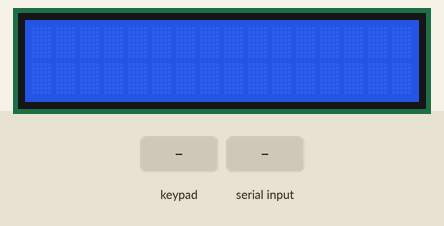
The sketch below on a simulated Arduino Mega 2560, built with avr-gcc and run on an emulated ATmega2560. Shown: 16×2 character LCD. The inputs (shaded band) are chosen by the test bench. What the sketch prints to the serial monitor is not drawn.

Above: at 1.2 s.
1.3 s: key 'A' pressed
At 3.1 s:
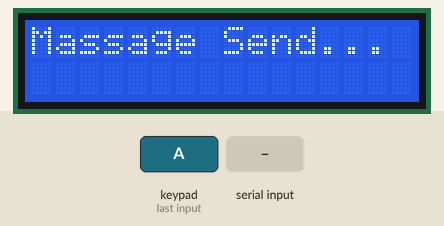
4.3 s: "B\n" received over the second serial link
At 4.6 s:
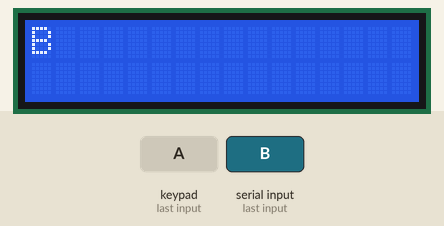
5.8 s: "A\n" received over the second serial link
At 6.9 s:
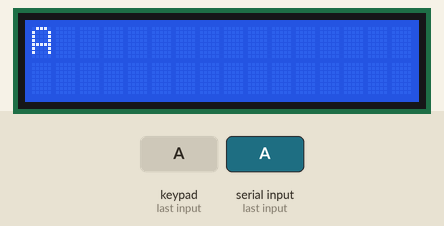
7.3 s: keypad keys 1 3 9 7 A pressed 0.4 s apart
At 8.1 s:
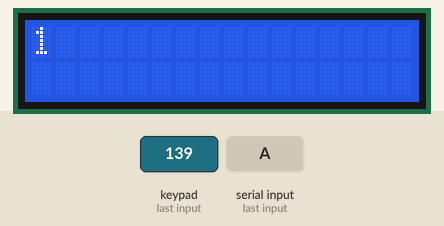
11.4 s: "0\n" received over the second serial link
At 12.4 s:
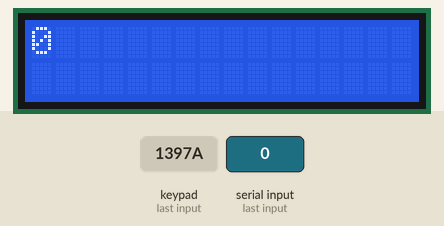
12.9 s: key 'B' pressed
At 13.6 s:
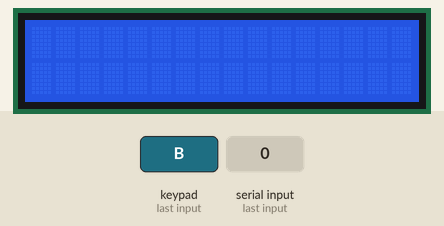
Timing chart, 0 to 15.4 s (numbered marks = the images above; inputs shaded):
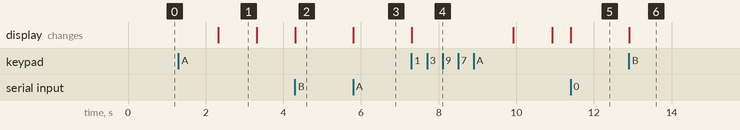

Measured:
- after the input at 1.3 s, the display: changes after 1.0 s (image 1)
- after the input at 4.3 s, the display: changes at once (image 2)
- after the input at 5.8 s, the display: changes at once (image 3)
- after the input at 7.3 s, the display: changes at once (image 4)
- after the input at 11.4 s, the display: changes at once (image 5)
- after the input at 12.9 s, the display: changes at once (image 6)
- what the display in image 1 shows lasts 1.0 s, from 2.3 s to 3.3 s

The sketch:

v5.ino
```cpp
#include <Wire.h>
#include <LiquidCrystal_I2C.h>
#define BACKLIGHT_PIN  13


LiquidCrystal_I2C lcd(0x27, 2, 1, 0, 4, 5, 6, 7, 3, POSITIVE); // Set the LCD I2C address


#include <Keypad.h>

const byte ROWS = 4; //four rows
const byte COLS = 4; //four columns
//define the cymbols on the buttons of the keypads
char hexaKeys[ROWS][COLS] = {
  {'1', '2', '3', 'A'},
  {'4', '5', '6', 'B'},
  {'7', '8', '9', 'C'},
  {' ', '0', '#', 'E'}
};
byte rowPins[ROWS] = {2, 3, 4, 5}; //connect to the row pinouts of the keypad
byte colPins[COLS] = {6, 7, 8, 9}; //connect to the column pinouts of the keypad

//initialize an instance of class NewKeypad
Keypad customKeypad = Keypad( makeKeymap(hexaKeys), rowPins , colPins, ROWS, COLS);

int data_count = 0;
char Data[32] = "";
int AUX = 11;
int isMsgDisplay = 0;
int isTypingMsg = 0;
long previous = 0;
unsigned long currentMillis = 0;
void setup() {

  pinMode(AUX, INPUT);
  lcd.begin(16, 2);
  lcd.backlight();
  Serial.begin(9600);
  Serial2.begin(57600);
  Serial3.begin(9600);

  currentMillis = millis();
}


bool pqr = true;

void loop() {
  // int AUXState = digitalRead(AUX);


  int  n = 0;

  while (Serial2.available())
  {
    if (isTypingMsg == 1) {
      isTypingMsg = 0;
      clearDisplayRemainPart(0);
    }
    char x = Serial2.read();
    //Serial.print(x);
    //if massage  reserved should display only the massage  is reserved
    if (x == '@') {
      clearDisplayRemainPart(n);
      isMsgDisplay = 1;
    }
    //delay(2);
    //Serial.print("t");
    if (isAlphaNumeric(x) || (x == ' ')) {
      Serial.print(x);
      if (n <= 15) {
        lcd.setCursor(n, 0);
      }
      else {

        lcd.setCursor(n - 16, 1);
      }
      // lcd.setCursor(n, 0);
      n++;
      lcd.print(x);
    }
  }
  char customKey = customKeypad.getKey();
  if (customKey) {
    //delete char at a time
    if (customKey == 'B') {
      Serial.println("delete");
      Serial.print("A datacount=");
      Serial.println(data_count);
      if (data_count > 0) {
        data_count = data_count - 1;
      }
      if (data_count < 16) {
        lcd.setCursor(data_count, 0);
        lcd.print(" ");
        Data[data_count] = '\0';

      }
      else {
        lcd.setCursor(data_count - 16, 1);
        lcd.print(" ");
        Data[data_count] = '\0';
      }
    }
    else if (customKey == 'A') {
      send();
      data_count = 0;
      lcd.clear();
      lcd.setCursor(0, 0);
      lcd.print("Massage Send...");
      delay(1000);
      lcd.clear();
    }
    else {
      if (isMsgDisplay == 1) {
        isMsgDisplay = 0;
        isTypingMsg = 1;
        clearDisplayRemainPart(0);
        data_count = 0;
      }

      if (customKey == '1') {
        bool s = true;
        int count = 0;
        char tes[4] = {'1', 'a', 'b', 'c'};

        while (s) {
          char tempkey = customKeypad.getKey();
          if (tempkey == '1') {
            count = (count + 1) % 4;
          }
         // Serial.println(tes[count]);
          printLcdDisplay(tes[count], data_count);
          //customKey = tes[sa];
          currentMillis = millis();
          if (currentMillis - previous > 3000) {
            s = false;
            previous = currentMillis;
          }
          currentMillis = millis();
        }
        data_count++;
      }
    }
  }
}

void send() {
  Serial.print("@@##send funtion");
  Serial.println(Data);

  //Serial2.print(Data);
  for (int i = 0; i < 32; i++) {
    if (Data[i] != '\0') {
      if (i != 31) {
        if ( Data[i + 1] == '\0') {
          //@ mark for no next data
          char send[2] = {Data[i], '@'};
          Serial2.print(send[0]);
          Serial2.print(send[1]);

        }
        else {
          //$ mark for massage not end
          char send[2] = {Data[i], '$'};
          Serial2.print(send[0]);
          Serial2.print(send[1]);
        }
      }
      else {
        //@ mark for no next data
        char send[2] = {Data[i], '@'};
        Serial2.print(send[0]);
        Serial2.print(send[1]);
      }

    }
  }
  //Serial3.println(Data);//--------
  //Serial3.end();//-------
  Serial2.end();
  delay(300);
  Serial2.begin(57600);
  //Serial3.begin(9600);//----------
  delay(700);
  for (int i = 0; i < 32; i++) {
    Data[i] = '\0';
  }
}

void clearDisplayRemainPart(int coloum) {
  for (int i = coloum; i < 32; i++) {
    if (i <= 15) {
      lcd.setCursor(i, 0);
    }
    else {
      lcd.setCursor(i - 16, 1);
    }
    lcd.print(' ');
  }
}
void printLcdDisplay(char customKey , int data_count) {

  if (data_count < 32) {
   // Serial.println(customKey);
    if (data_count < 16) {
      lcd.setCursor(data_count, 0);
      Data[data_count] = customKey;

    }
    else {
      lcd.setCursor(data_count - 16, 1);
      Data[data_count] = customKey;

    }
    lcd.print(customKey);
    //data_count++;
    // delay(1000);
    // lcd.clear();
    // delay(80);
  }
  else {
    lcd.clear();
    lcd.setCursor(0, 0);
    lcd.print("Sorry massage ");
    lcd.setCursor(0, 1);
    lcd.print("too long..");
    Serial.print("B & datacount=");
    Serial.println(data_count);
    int temp = data_count; //-------------
    Data[data_count] = '\n';
    //data_count--;
    // Serial.print("B datacount=");
    //Serial.println(data_count);
    delay(1000);
    lcd.clear();

    for (int i = 0; i < 32; i++) {
      if (i < 16) {
        lcd.setCursor(i, 0);
        lcd.print(Data[i]);
      }
      else {
        lcd.setCursor(i - 16, 1);
        lcd.print(Data[i]);
      }
      data_count = temp; //------
    }
  }

}
```
